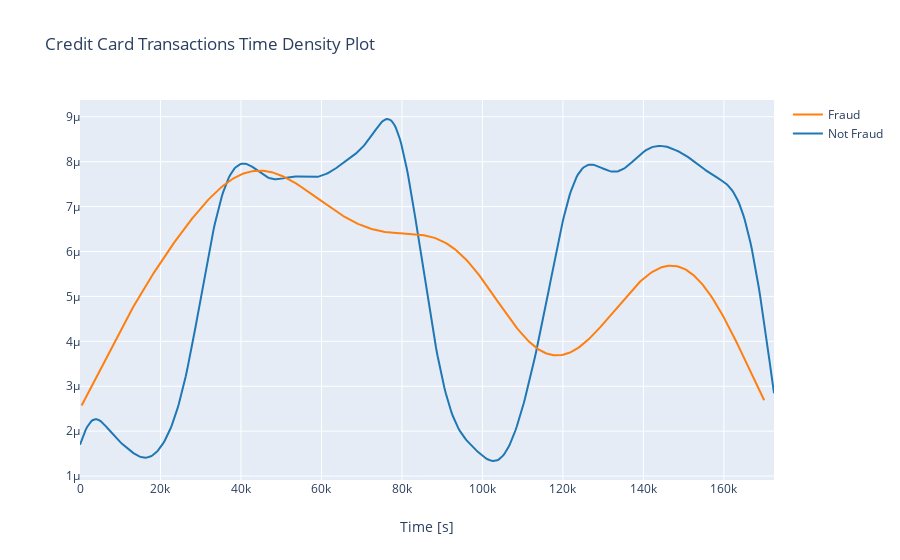

Notebook code cell kept with this figure:
### Code cell
class_0 = data_df.loc[data_df['Class'] == 0]["Time"]
class_1 = data_df.loc[data_df['Class'] == 1]["Time"]
#plt.figure(figsize = (14,4))
#plt.title('Credit Card Transactions Time Density Plot')
#sns.set_color_codes("pastel")
#sns.distplot(class_0,kde=True,bins=480)
#sns.distplot(class_1,kde=True,bins=480)
#plt.show()
hist_data = [class_0, class_1]
group_labels = ['Not Fraud', 'Fraud']

fig = ff.create_distplot(hist_data, group_labels, show_hist=False, show_rug=False)
fig['layout'].update(title='Credit Card Transactions Time Density Plot', xaxis=dict(title='Time [s]'))
iplot(fig, filename='dist_only')

### Figure 1 — Plotly figure (JSON) as saved in the notebook; plotly's stock layout.template omitted (floating-point values rounded to 4 significant figures; data arrays with more than 128 entries replaced by an {"elided": "..."} marker saying what was removed)
{"data": [{"legendgroup": "Not Fraud", "marker": {"color": "rgb(31, 119, 180)"}, "mode": "lines", "name": "Not Fraud", "showlegend": true, "type": "scatter", "x": {"elided": "500 float values"}, "xaxis": "x", "y": {"elided": "500 float values"}, "yaxis": "y"}, {"legendgroup": "Fraud", "marker": {"color": "rgb(255, 127, 14)"}, "mode": "lines", "name": "Fraud", "showlegend": true, "type": "scatter", "x": {"elided": "500 float values"}, "xaxis": "x", "y": {"elided": "500 float values"}, "yaxis": "y"}], "layout": {"barmode": "overlay", "hovermode": "closest", "legend": {"traceorder": "reversed"}, "title": {"text": "Credit Card Transactions Time Density Plot"}, "xaxis": {"anchor": "y2", "domain": [0, 1], "title": {"text": "Time [s]"}, "zeroline": false}, "yaxis": {"anchor": "free", "domain": [0, 1], "position": 0}}}
